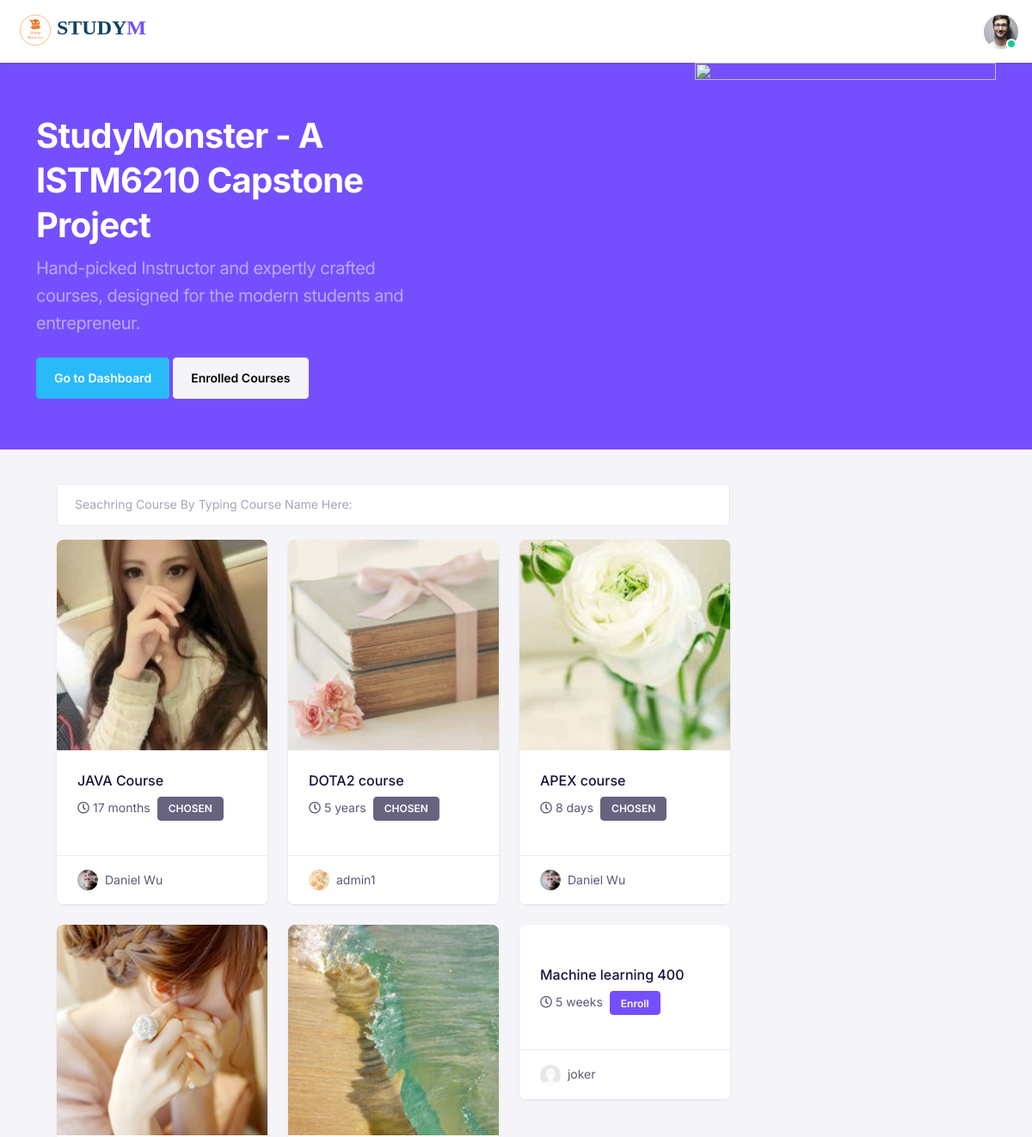
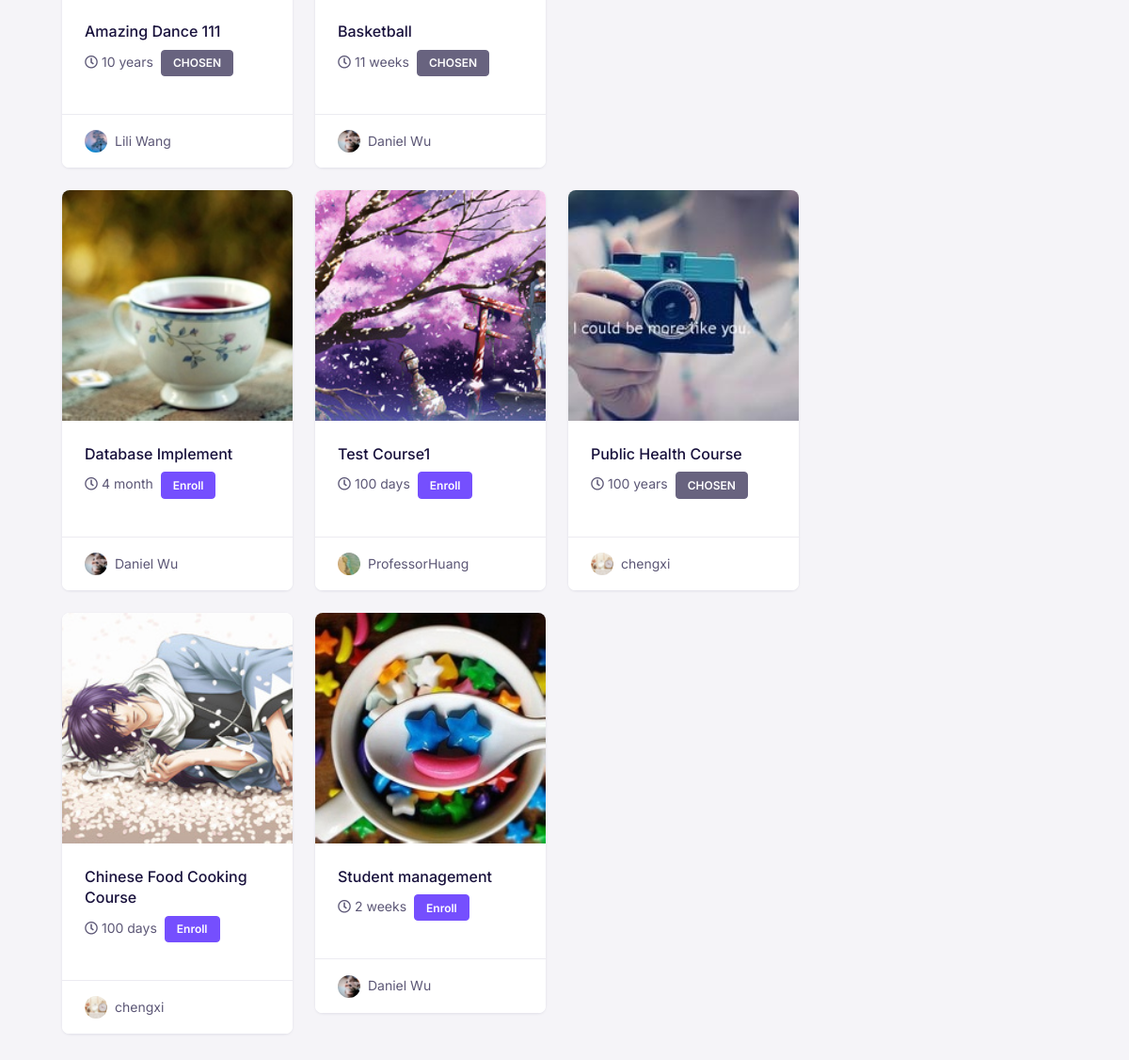
Page /student/home.php (signed in) on the committed database (2 pictures, top to bottom).
### tables this page shows
CREATE TABLE `student` (
  `id` int(11) NOT NULL,
  `name` varchar(60) NOT NULL,
  `uid` tinytext NOT NULL,
  `userEmails` tinytext NOT NULL,
  `avatar` varchar(100) NOT NULL DEFAULT 'default_user.jpg',
  `dob` date NOT NULL,
  `pwd` longtext NOT NULL
);

CREATE TABLE `course` (
  `course_id` int(30) NOT NULL,
  `instructor_id` int(30) NOT NULL,
  `name` varchar(30) NOT NULL,
  `description` varchar(200) NOT NULL,
  `course_pict` varchar(200) NOT NULL DEFAULT 'default.jpg',
  `duration` varchar(30) NOT NULL,
  `status` varchar(6) NOT NULL DEFAULT '2' COMMENT '1 = pass; 2 = fail'
);

CREATE TABLE `teacher` (
  `id` int(11) NOT NULL,
  `name` varchar(60) NOT NULL,
  `uid` tinytext NOT NULL,
  `userEmails` tinytext NOT NULL,
  `avatar` varchar(200) NOT NULL DEFAULT 'default_user.jpg',
  `dob` date NOT NULL,
  `pwd` longtext NOT NULL,
  `role` varchar(20) NOT NULL DEFAULT '1'
);

### login_status.php (called while the page is built, shortened)
<?php
$username = $_SESSION['login_user'];
?>

### student/home.php (the view, shortened to what this page needs)
<?php
require('../database_handler.php');
require('../login_status.php');
mysqli_query($connection,'set names utf8');
$query = "SELECT * FROM student WHERE uid='$username'";
$sname = mysqli_fetch_array(mysqli_query($connection, $query));
$query = "SELECT c.course_id, c.name, c.description, c.duration, c.course_pict, t.name AS tname, t.avatar AS tavatar FROM course c INNER JOIN teacher t ON t.id = c.instructor_id WHERE c.status = '1' ORDER BY c.course_id";
$result1 = mysqli_query($connection,$query);
?>
 <!DOCTYPE html>
 <html lang="en">
 <head>
 <link href="../assets/fonts/feather/feather.css" rel="stylesheet">
 <link href="../assets/libs/@fortawesome/fontawesome-free/css/all.min.css" rel="stylesheet">
 <link href="../assets/libs/bootstrap-icons/font/bootstrap-icons.css" rel="stylesheet" />
 <link href="../assets/libs/dragula/dist/dragula.min.css" rel="stylesheet" />
 <link href="../assets/libs/@mdi/font/css/materialdesignicons.min.css" rel="stylesheet" />
 <link href="../assets/libs/dropzone/dist/dropzone.css" rel="stylesheet" />
 <link href="../assets/libs/magnific-popup/dist/magnific-popup.css" rel="stylesheet" />
 <link href="../assets/libs/bootstrap-select/dist/css/bootstrap-select.min.css" rel="stylesheet">
 <link href="../assets/libs/@yaireo/tagify/dist/tagify.css" rel="stylesheet">
 <link href="../assets/libs/tiny-slider/dist/tiny-slider.css" rel="stylesheet">
 <link href="../assets/libs/tippy.js/dist/tippy.css" rel="stylesheet">
 <link href="../assets/libs/datatables.net-bs5/css/dataTables.bootstrap5.min.css" rel="stylesheet">
 <link href="../assets/libs/prismjs/themes/prism-okaidia.css" rel="stylesheet">
<link href="https://cdn.jsdelivr.net/npm/bootstrap@5.1.3/dist/css/bootstrap.min.css" rel="stylesheet">
 <link href="../assets/css/plugins.css" rel="stylesheet" />
 <link href="../assets/css/main.css" rel="stylesheet" />
<link href="../assets/css/icons.css" rel="stylesheet" />
 <link rel="stylesheet" href="../assets/css/theme.min.css">
 </head>
 <body>
<nav class="navbar navbar-expand-lg navbar-default">
	<div class="container-fluid px-0">
        <a class="navbar-brand" href="home.php">
            <img src="/assets/image/Logo.png" width="50" height="50"><span class="text-logo">Study</span><span class="text-slogan">M</span>
        </a>
				<li class="dropdown ms-2 d-inline-block">
					<a
						class="rounded-circle"
						href="#"
						data-bs-toggle="dropdown"
						data-bs-display="static"
						aria-expanded="false"
					>
						<div class="avatar avatar-md avatar-indicators avatar-online">
							<img
								alt="avatar"
								src="../assets/img/avatars/<?php echo $sname['avatar'];?>"
								class="rounded-circle"
							/>
						</div>
					</a>
				</li>
		</div>
</nav>
<div class="bg-primary">
      <div class="container">
          <div class="row align-items-center g-0">
              <div class="col-xl-5 col-lg-6 col-md-12">
                  <div class="py-5 py-lg-0">
                      <h1 class="text-white display-4 fw-bold">StudyMonster - A ISTM6210 Capstone Project
                      </h1>
                      <p class="text-white-50 mb-4 lead">
                          Hand-picked Instructor and expertly crafted courses, designed for the modern students and entrepreneur.
                      </p>
                      <a href="dashboard.php" class="btn btn-info">Go to Dashboard</a>
                      <a href="course_selected.php" class="btn btn-light">Enrolled Courses</a>
                  </div>
              </div>
              <div class=" col-xl-7 col-lg-6 col-md-12 text-lg-end text-center">
                  <img  width="350" height="450" src="../assets/images/hero/hero-img.png" alt="" class="img-fluid" />
              </div>
          </div>
      </div>
</div>
<div class="py-6">
  <div class="container">
    <div class="row">
      <div class="col-xl-9 col-lg-9 col-md-8 col-12">
        <div class="tab-content">
          <div class="container">
            <div class="row">
              <div class="col-sm-12 mb-3">
                <input type="text" id="myFilter" class="form-control" onkeyup="myFunction()" placeholder="Seachring Course By Typing Course Name Here:">
              </div>
            </div>
            <form method="post" action="home.php">
              <div class="row" id="myItems">
              <?php
              while($row=mysqli_fetch_array($result1)){
              echo "<div class='col-lg-4 col-md-6 col-12'>
                <div class='card  mb-4 card-hover popup'>
                  <a href='course_details.php?id=".$row['course_id']."' class='card-img-top'><img src='../assets/img/coursepic/" .$row['course_pict'] ."' alt=''
                      class='card-img-top rounded-top-md'></a>
                  <div class='card-body'>
                    <h4 class='mb-2 text-truncate-line-2 card-title'><a href='course_details.php?id=".$row['course_id']."' class='text-inherit'>" .$row['name'] ."</a>
                    </h4>
                    <ul class='mb-3 list-inline'>
                      <li class='list-inline-item'><i class='far fa-clock me-1'></i>" .$row['duration'] ."
                      </li>";
                      $query = "SELECT COUNT(student_id) AS nums FROM student_course WHERE student_id = ".$sname['id']." AND course_id = ".$row['course_id'];
                       $nums = mysqli_fetch_array(mysqli_query($connection, $query));
                       if($nums['nums']==0){
                           echo "<td><button class='btn btn-xs btn-primary' type='submit' name='submit' value='".$row['course_id']."'>Enroll</button></td>";
                           }else{
                           echo "<td><button class='btn btn-xs btn-dark' disabled=\"disabled\">CHOSEN</button></td>";
                       }
                    echo "</ul>
                  </div>
                  <div class='card-footer'>
                    <div class='row align-items-center g-0'>
                      <div class='col-auto'>
                        <img src='../assets/img/avatars/" .$row['tavatar'] ."' class='rounded-circle avatar-xs' alt=''>
                      </div>
                      <div class='col ms-2'>
                        <span>" .$row['tname'] ."</span><span>
                    </span>
                      </div>
                    </div>
                  </div>
                </div>
              </div>";
            }
              ?>
            </div>
          </form>
            </div>
            </div>
        </div>
      </div>
    </div>
  </div>
 </body>
 </html>

### assets/css/main.css (style rules this page uses)
h1, h2, h3, h4, h5, h6, .h1, .h2, .h3, .h4, .h5, .h6 { font-family: inherit; font-weight: 700; line-height: 1.1; letter-spacing: 0; }
body { overflow-x: hidden; min-height: 100%; background: #ffffff; color: #768399; -webkit-font-smoothing: antialiased; font-weight: 400; -webkit-transition: -webkit-transform 0.4s ease !important; transition: transform 0.4s ease !important; position: relative; }
* { -moz-box-sizing: border-box; box-sizing: border-box; outline: none !important; }

### student/home.php (style rules this page uses)
.text-logo, .text-slogan { font-weight: bold; font-family: 'Droid Sans'; font-size: 24px; text-transform: uppercase; display: inline-block; }
.text-logo { color: #124363; }

### rows in the picture
student: avatar (picture)
course: course_pict (picture), name "JAVA Course", duration "17 months", shows "CHOSEN", instructor.avatar (picture), instructor.name "Daniel Wu"
course: course_pict (picture), name "DOTA2 course", duration "5 years", shows "CHOSEN", instructor.avatar (picture), instructor.name "admin1"
course: course_pict (picture), name "APEX course", duration "8 days", shows "CHOSEN", instructor.avatar (picture), instructor.name "Daniel Wu"
course: course_pict (picture), name "Amazing Dance 111", duration "10 years", shows "CHOSEN", instructor.avatar (picture), instructor.name "Lili Wang"
course: course_pict (picture), name "Basketball", duration "11 weeks", shows "CHOSEN", instructor.avatar (picture), instructor.name "Daniel Wu"
course: name "Machine learning 400", duration "5 weeks", $row['course_id'] 19 (drawn), instructor.avatar (placeholder picture), instructor.name "joker"
course: course_pict (picture), name "Database Implement", duration "4 month", $row['course_id'] 23 (drawn), instructor.avatar (picture), instructor.name "Daniel Wu"
course: course_pict (picture), name "Test Course1", duration "100 days", $row['course_id'] 24 (drawn), instructor.avatar (picture), instructor.name "ProfessorHuang"
course: course_pict (picture), name "Public Health Course", duration "100 years", shows "CHOSEN", instructor.avatar (picture), instructor.name "chengxi"
course: course_pict (picture), name "Chinese Food Cooking Course", duration "100 days", $row['course_id'] 27 (drawn), instructor.avatar (picture), instructor.name "chengxi"
course: course_pict (picture), name "Student management", duration "2 weeks", $row['course_id'] 28 (drawn), instructor.avatar (picture), instructor.name "Daniel Wu"
